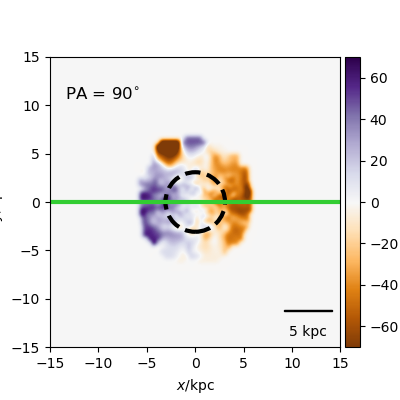

Source code (Python):
#galaxy 429 Ray's stellar velocity code
import pynbody
import numpy as np
import pynbody.plot.sph as sph
import matplotlib.pyplot as plt
from pynbody_velmaps.scripts.plot_manga_velmaps import *
from pynbody_velmaps.position_angles import *

filename='/mnt/data0/jillian/gguaman/r429/cosmo25p.768sg1bwK1BHe75.007779'
#filename = '/mnt/data0/jillian/gguaman/r429/r429.007779.tipsy'
redshift=0.01
image_width=30

stellar_map, stellar_pa, ax = plot_manga_map(filename, redshift, "star", weights="mass", image_width=image_width, orientation="sideon", cmap='PuOr', vmin=-70, vmax=70)

#plt.show()
plt.savefig("galaxy429_StelVelR.png")
